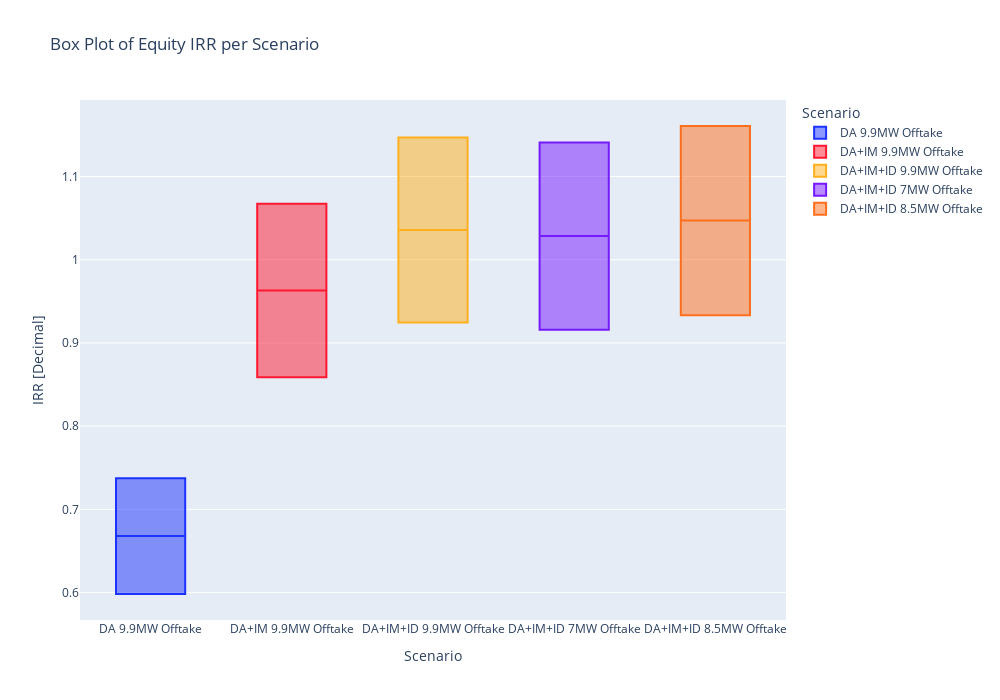
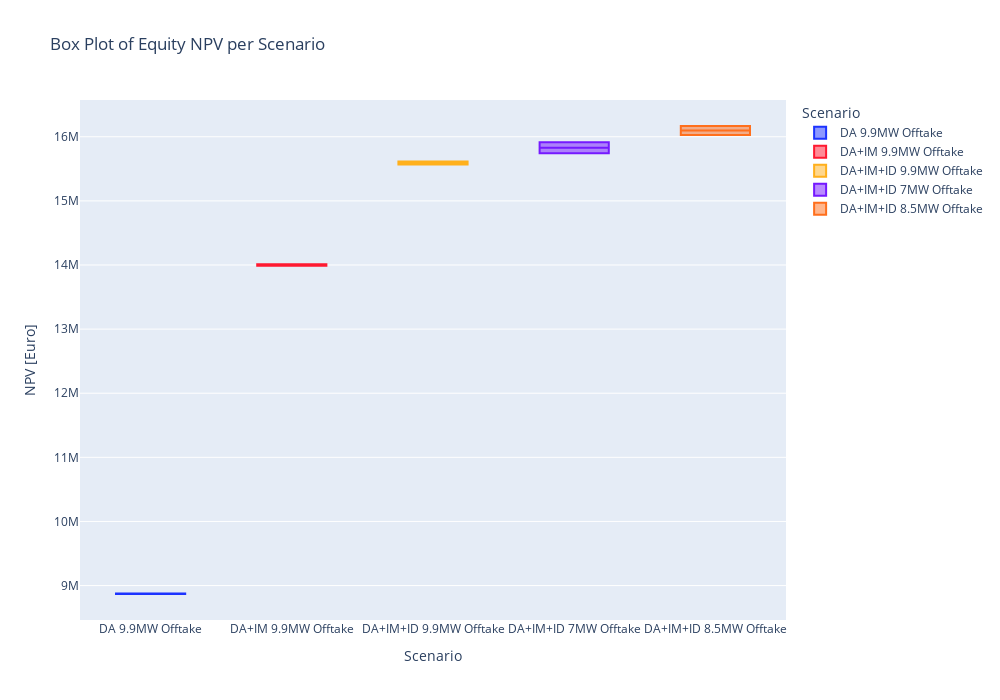

The cell these charts' notebook holds for them, in order:
### Code cell
def plot_irr_boxplot(o, case_series, x_axis_order=None, width=800, height=600):
    import pandas as pd
    import numpy as np
    import plotly.express as px

    # Extract NPV values
    npv_values = np.array(o['Equity_IRR']).astype(float)
    
    # Ensure the lengths match
    if len(npv_values) != len(case_series):
        raise ValueError("Mismatch between the number of values and cases.")
    
    # Create a DataFrame
    data = pd.DataFrame({
        'IRR [Decimal]': npv_values,
        'Scenario': case_series
    })

    # Apply explicit ordering if provided
    if x_axis_order:
        data['Scenario'] = pd.Categorical(data['Scenario'], categories=x_axis_order, ordered=True)

    # Plotting the box plot
    fig = px.box(
        data,
        x='Scenario',
        y='IRR [Decimal]',
        color='Scenario',
        title='Box Plot of Equity IRR per Scenario',
        category_orders={'Scenario': x_axis_order},  # Explicitly set category order in Plotly
        color_discrete_sequence=[
            "#1c33ff", "#ff1930", "#ffb01c", "#7519ff", "#ff6f1c", 
            "#a3ff19", "#19ffe8", "#e819ff", "#a5a7dd", "#565a8c", 
            "#930700", "#2ade72"
        ]
    )
    
    # Update layout with size parameters
    fig.update_layout(
        width=width,
        height=height,
        xaxis_title="Scenario",
        yaxis_title="IRR [Decimal]"
    )
    
    # Show plot
    fig.show()

def plot_npv_boxplot(o, case_series, x_axis_order=None, width=800, height=600):
    import pandas as pd
    import numpy as np
    import plotly.express as px

    # Extract NPV values
    npv_values = np.array(o['Equity_NPV']).astype(float)
    
    # Ensure the lengths match
    if len(npv_values) != len(case_series):
        raise ValueError("Mismatch between the number of values and cases.")
    
    # Create a DataFrame
    data = pd.DataFrame({
        'NPV [EUR]': npv_values,
        'Scenario': case_series
    })

    # Apply explicit ordering if provided
    if x_axis_order:
        data['Scenario'] = pd.Categorical(data['Scenario'], categories=x_axis_order, ordered=True)

    # Plotting the box plot
    fig = px.box(
        data,
        x='Scenario',
        y='NPV [EUR]',
        color='Scenario',
        title='Box Plot of Equity NPV per Scenario',
        category_orders={'Scenario': x_axis_order},  # Explicitly set category order in Plotly
        color_discrete_sequence=[
            "#1c33ff", "#ff1930", "#ffb01c", "#7519ff", "#ff6f1c", 
            "#a3ff19", "#19ffe8", "#e819ff", "#a5a7dd", "#565a8c", 
            "#930700", "#2ade72"
        ]
    )
    
    # Update layout with size parameters
    fig.update_layout(
        width=width,
        height=height,
        xaxis_title="Scenario",
        yaxis_title="NPV [Euro]"
    )
    
    # Show plot
    fig.show()

# Example usage:
x_axis_order = ["DA 9.9MW Offtake", "DA+IM 9.9MW Offtake", "DA+IM+ID 9.9MW Offtake", "DA+IM+ID 7MW Offtake", "DA+IM+ID 8.5MW Offtake", "DA+IM+ID 8.5MW Offtake CBC Contract"]

plot_irr_boxplot(o, x["Case"], x_axis_order=x_axis_order, width=1000, height=700)
plot_npv_boxplot(o, x["Case"], x_axis_order=x_axis_order, width=1000, height=700)

### Figure 1 — Plotly figure (JSON) as saved in the notebook; plotly's stock layout.template omitted (floating-point values rounded to 4 significant figures)
{"data": [{"alignmentgroup": "True", "hovertemplate": "Scenario=%{x}<br>IRR [Decimal]=%{y}<extra></extra>", "legendgroup": "DA 9.9MW Offtake", "marker": {"color": "#1c33ff"}, "name": "DA 9.9MW Offtake", "notched": false, "offsetgroup": "DA 9.9MW Offtake", "orientation": "v", "showlegend": true, "type": "box", "x": ["DA 9.9MW Offtake", "DA 9.9MW Offtake"], "x0": " ", "xaxis": "x", "y": [0.5983, 0.7375], "y0": " ", "yaxis": "y"}, {"alignmentgroup": "True", "hovertemplate": "Scenario=%{x}<br>IRR [Decimal]=%{y}<extra></extra>", "legendgroup": "DA+IM 9.9MW Offtake", "marker": {"color": "#ff1930"}, "name": "DA+IM 9.9MW Offtake", "notched": false, "offsetgroup": "DA+IM 9.9MW Offtake", "orientation": "v", "showlegend": true, "type": "box", "x": ["DA+IM 9.9MW Offtake", "DA+IM 9.9MW Offtake"], "x0": " ", "xaxis": "x", "y": [0.8587, 1.067], "y0": " ", "yaxis": "y"}, {"alignmentgroup": "True", "hovertemplate": "Scenario=%{x}<br>IRR [Decimal]=%{y}<extra></extra>", "legendgroup": "DA+IM+ID 9.9MW Offtake", "marker": {"color": "#ffb01c"}, "name": "DA+IM+ID 9.9MW Offtake", "notched": false, "offsetgroup": "DA+IM+ID 9.9MW Offtake", "orientation": "v", "showlegend": true, "type": "box", "x": ["DA+IM+ID 9.9MW Offtake", "DA+IM+ID 9.9MW Offtake"], "x0": " ", "xaxis": "x", "y": [0.9245, 1.147], "y0": " ", "yaxis": "y"}, {"alignmentgroup": "True", "hovertemplate": "Scenario=%{x}<br>IRR [Decimal]=%{y}<extra></extra>", "legendgroup": "DA+IM+ID 7MW Offtake", "marker": {"color": "#7519ff"}, "name": "DA+IM+ID 7MW Offtake", "notched": false, "offsetgroup": "DA+IM+ID 7MW Offtake", "orientation": "v", "showlegend": true, "type": "box", "x": ["DA+IM+ID 7MW Offtake", "DA+IM+ID 7MW Offtake"], "x0": " ", "xaxis": "x", "y": [0.916, 1.141], "y0": " ", "yaxis": "y"}, {"alignmentgroup": "True", "hovertemplate": "Scenario=%{x}<br>IRR [Decimal]=%{y}<extra></extra>", "legendgroup": "DA+IM+ID 8.5MW Offtake", "marker": {"color": "#ff6f1c"}, "name": "DA+IM+ID 8.5MW Offtake", "notched": false, "offsetgroup": "DA+IM+ID 8.5MW Offtake", "orientation": "v", "showlegend": true, "type": "box", "x": ["DA+IM+ID 8.5MW Offtake", "DA+IM+ID 8.5MW Offtake"], "x0": " ", "xaxis": "x", "y": [0.9333, 1.161], "y0": " ", "yaxis": "y"}], "layout": {"boxmode": "overlay", "height": 700, "legend": {"title": {"text": "Scenario"}, "tracegroupgap": 0}, "title": {"text": "Box Plot of Equity IRR per Scenario"}, "width": 1000, "xaxis": {"anchor": "y", "categoryarray": ["DA 9.9MW Offtake", "DA+IM 9.9MW Offtake", "DA+IM+ID 9.9MW Offtake", "DA+IM+ID 7MW Offtake", "DA+IM+ID 8.5MW Offtake", "DA+IM+ID 8.5MW Offtake CBC Contract"], "categoryorder": "array", "domain": [0, 1], "title": {"text": "Scenario"}}, "yaxis": {"anchor": "x", "domain": [0, 1], "title": {"text": "IRR [Decimal]"}}}}

### Figure 2 — Plotly figure (JSON) as saved in the notebook; plotly's stock layout.template omitted (floating-point values rounded to 4 significant figures)
{"data": [{"alignmentgroup": "True", "hovertemplate": "Scenario=%{x}<br>NPV [EUR]=%{y}<extra></extra>", "legendgroup": "DA 9.9MW Offtake", "marker": {"color": "#1c33ff"}, "name": "DA 9.9MW Offtake", "notched": false, "offsetgroup": "DA 9.9MW Offtake", "orientation": "v", "showlegend": true, "type": "box", "x": ["DA 9.9MW Offtake", "DA 9.9MW Offtake"], "x0": " ", "xaxis": "x", "y": [8869000.0, 8876000.0], "y0": " ", "yaxis": "y"}, {"alignmentgroup": "True", "hovertemplate": "Scenario=%{x}<br>NPV [EUR]=%{y}<extra></extra>", "legendgroup": "DA+IM 9.9MW Offtake", "marker": {"color": "#ff1930"}, "name": "DA+IM 9.9MW Offtake", "notched": false, "offsetgroup": "DA+IM 9.9MW Offtake", "orientation": "v", "showlegend": true, "type": "box", "x": ["DA+IM 9.9MW Offtake", "DA+IM 9.9MW Offtake"], "x0": " ", "xaxis": "x", "y": [13990000.0, 14010000.0], "y0": " ", "yaxis": "y"}, {"alignmentgroup": "True", "hovertemplate": "Scenario=%{x}<br>NPV [EUR]=%{y}<extra></extra>", "legendgroup": "DA+IM+ID 9.9MW Offtake", "marker": {"color": "#ffb01c"}, "name": "DA+IM+ID 9.9MW Offtake", "notched": false, "offsetgroup": "DA+IM+ID 9.9MW Offtake", "orientation": "v", "showlegend": true, "type": "box", "x": ["DA+IM+ID 9.9MW Offtake", "DA+IM+ID 9.9MW Offtake"], "x0": " ", "xaxis": "x", "y": [15570000.0, 15620000.0], "y0": " ", "yaxis": "y"}, {"alignmentgroup": "True", "hovertemplate": "Scenario=%{x}<br>NPV [EUR]=%{y}<extra></extra>", "legendgroup": "DA+IM+ID 7MW Offtake", "marker": {"color": "#7519ff"}, "name": "DA+IM+ID 7MW Offtake", "notched": false, "offsetgroup": "DA+IM+ID 7MW Offtake", "orientation": "v", "showlegend": true, "type": "box", "x": ["DA+IM+ID 7MW Offtake", "DA+IM+ID 7MW Offtake"], "x0": " ", "xaxis": "x", "y": [15740000.0, 15920000.0], "y0": " ", "yaxis": "y"}, {"alignmentgroup": "True", "hovertemplate": "Scenario=%{x}<br>NPV [EUR]=%{y}<extra></extra>", "legendgroup": "DA+IM+ID 8.5MW Offtake", "marker": {"color": "#ff6f1c"}, "name": "DA+IM+ID 8.5MW Offtake", "notched": false, "offsetgroup": "DA+IM+ID 8.5MW Offtake", "orientation": "v", "showlegend": true, "type": "box", "x": ["DA+IM+ID 8.5MW Offtake", "DA+IM+ID 8.5MW Offtake"], "x0": " ", "xaxis": "x", "y": [16030000.0, 16170000.0], "y0": " ", "yaxis": "y"}], "layout": {"boxmode": "overlay", "height": 700, "legend": {"title": {"text": "Scenario"}, "tracegroupgap": 0}, "title": {"text": "Box Plot of Equity NPV per Scenario"}, "width": 1000, "xaxis": {"anchor": "y", "categoryarray": ["DA 9.9MW Offtake", "DA+IM 9.9MW Offtake", "DA+IM+ID 9.9MW Offtake", "DA+IM+ID 7MW Offtake", "DA+IM+ID 8.5MW Offtake", "DA+IM+ID 8.5MW Offtake CBC Contract"], "categoryorder": "array", "domain": [0, 1], "title": {"text": "Scenario"}}, "yaxis": {"anchor": "x", "domain": [0, 1], "title": {"text": "NPV [Euro]"}}}}
